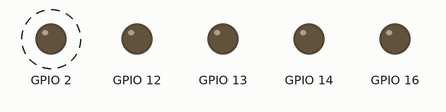
Bench run of a sketch on a simulated ESP8266 (NodeMCU). Shown: output pins drawn as LEDs (lit = HIGH). Dashed ring = blinking. WiFi joins after 1.5 s; servers stay silent unless stated.

Above: at 2.4 s.
Timing chart, 0 to 5.8 s (numbered marks = the images above):
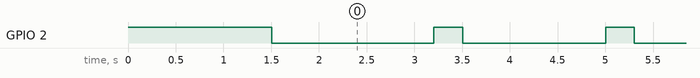

Measured:
- by itself, GPIO 2: alternates HIGH for 0.30 s and LOW for 1.5 s

The sketch:

test-02_ESP_WiFi.ino
```cpp
#include <ESP8266WiFi.h>
#include <ESP8266WiFiMulti.h>

#ifndef STASSID
#define STASSID "fdmxfarhan"
#define STAPSK  "fdmxfarhan"
#endif

#define Name "light"

const char* ssid     = STASSID;
const char* password = STAPSK;

const char* host = "192.168.43.210";
const uint16_t port = 3000;

ESP8266WiFiMulti WiFiMulti;

WiFiClient client;
char rec;
bool led = false;;
int distance=0;

void setup() {
  pinMode(12, OUTPUT);
  pinMode(13, OUTPUT);
  pinMode(14, OUTPUT);
  pinMode(16, OUTPUT);
  pinMode(2, OUTPUT);
  digitalWrite(2, 1);
  Serial.begin(115200);

  WiFi.mode(WIFI_STA);
  WiFiMulti.addAP(ssid, password);
  while (WiFiMulti.run() != WL_CONNECTED) delay(500);
  digitalWrite(2, 0);
  while (!client.connect(host, port)) delay(100);
}


void loop() {

  while (!client.connected()){
    digitalWrite(2,1);
    delay(100);
    client.connect(host, port);
  }
  digitalWrite(2,0);
  if(client.available()){
    rec = client.read();
//    if(rec == 'M'){
//      Serial.print(rec);
//      for(int i = 0; i < 19; i++){
//        rec = client.read();
//        Serial.print(rec);
//      }
//      Serial.print('\n');
//      while(1){
//        if(Serial.available() > 0){
//          if(Serial.read() == 'N') break;
//        }
//      }
//      client.print('N');
//    }
    if(rec == 'f'){
      client.print(srf(12));
    }
    else if(rec == 'b'){
      client.print(srf(13));
    }
    else if(rec == 'l'){
      client.print(srf(14));
    }
    else if(rec == 'r'){
      client.print(srf(16));
    }
    Serial.print(rec);
  }
  if(Serial.available() > 0){
    if(Serial.read() == 'N') client.print('N');
  }

}

int srf(int pin){
  pinMode(pin,OUTPUT);
  digitalWrite(pin,1);
  delayMicroseconds(10);
  digitalWrite(pin,0);
  pinMode(pin,INPUT);
  return(pulseIn(pin, 1)*0.034/2);
}
```
